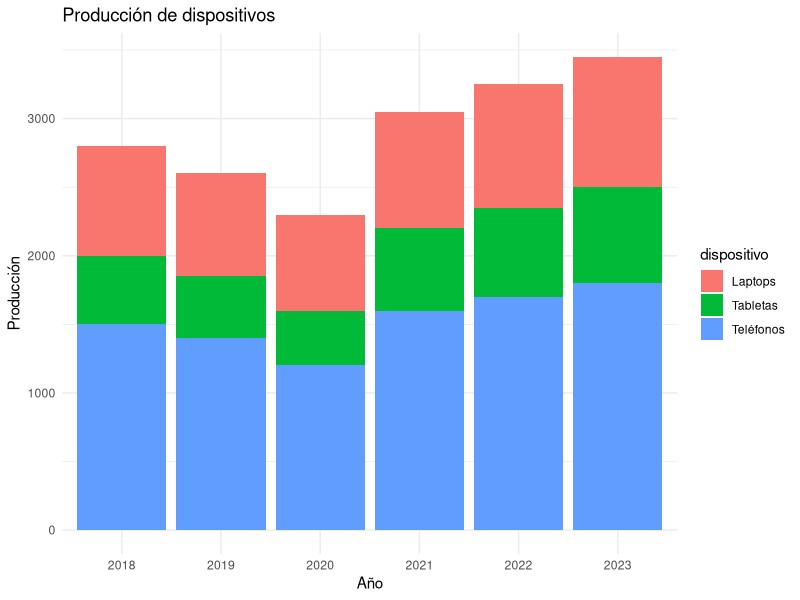
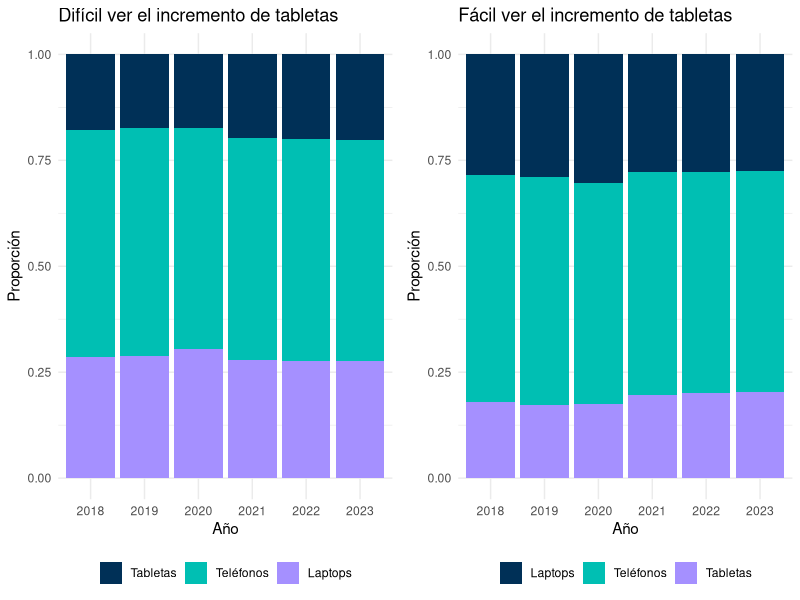
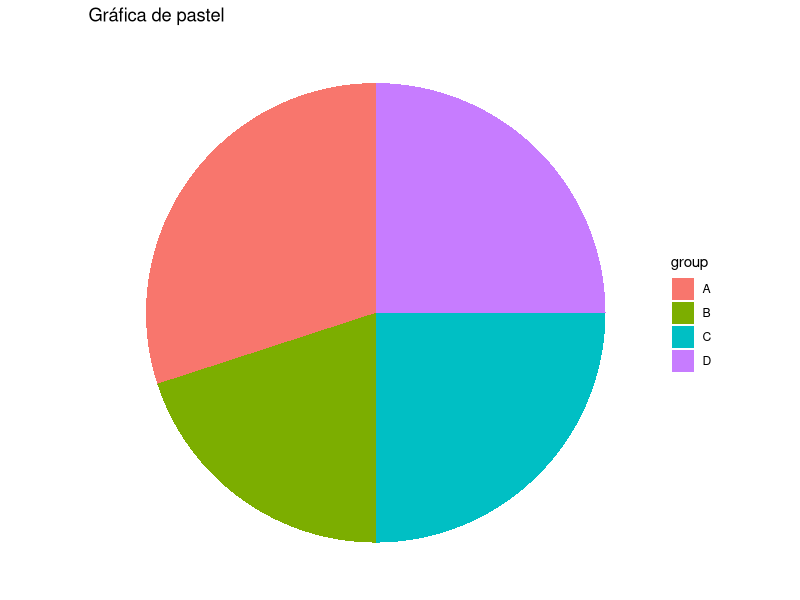
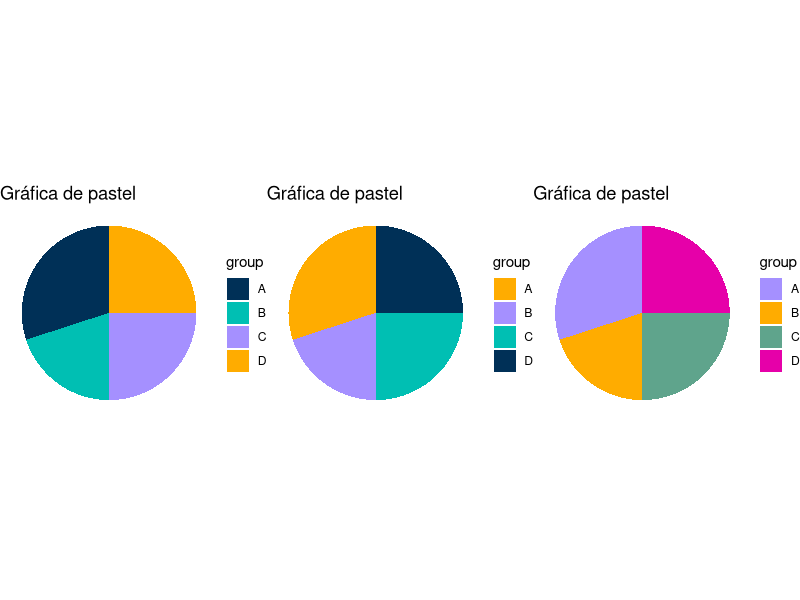
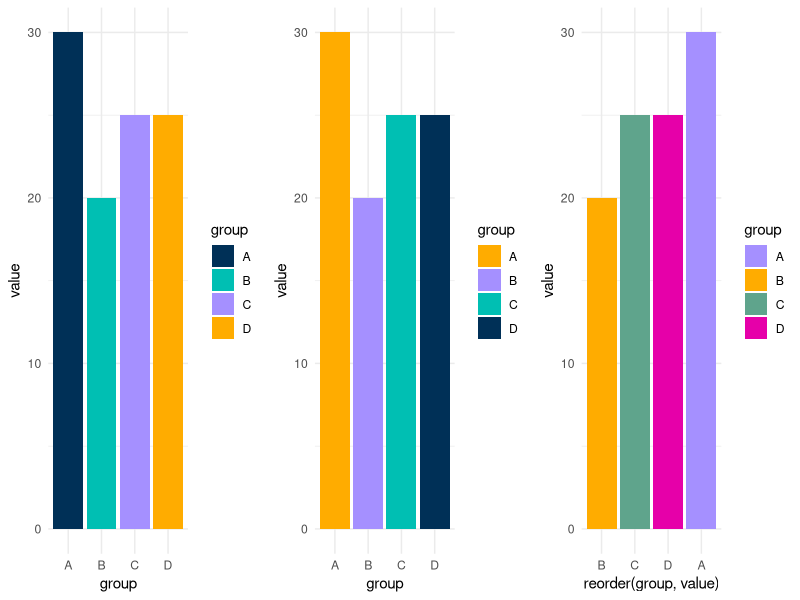
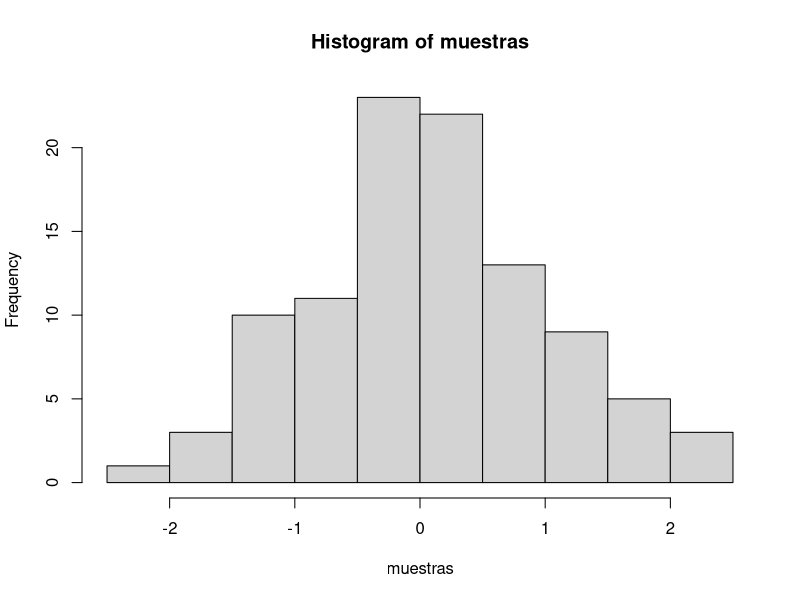

These figures' R source, in order:
## ---- chunk 1
library(ggplot2)

datos <- data.frame(
  anio = rep(2018:2023, each = 3),
  dispositivo = rep(c("Tabletas", "Teléfonos", "Laptops"), times = 6),
  produccion = c(500, 1500, 800, 450, 1400, 750, 400, 1200, 700, 600, 1600, 850, 650, 1700, 900, 700, 1800, 950)
)

ggplot(datos, aes(x = factor(anio), y = produccion, fill = dispositivo)) +
  geom_bar(stat = "identity") +
  labs(title = "Producción de dispositivos", x = "Año", y = "Producción") +
  theme_minimal()
## ---- chunk 2
library(ggplot2)
library(gridExtra)

# Paleta de colores basada en la imagen proporcionada
colores <- c("#003057", "#00BFB3", "#A590FF", "#FFAC00", "#5FA48C", "#E600A9")

datos <- data.frame(
  anio = rep(2018:2023, each = 3),
  dispositivo = rep(c("Tabletas", "Teléfonos", "Laptops"), times = 6),
  produccion = c(500, 1500, 800, 450, 1400, 750, 400, 1200, 700, 600, 1600, 850, 650, 1700, 900, 700, 1800, 950)
)

datos2 <- datos
datos2$dispositivo <- factor(datos2$dispositivo, levels = c("Tabletas", "Teléfonos", "Laptops"))

datos3 <- datos
datos3$dispositivo <- factor(datos3$dispositivo, levels = c("Laptops", "Teléfonos", "Tabletas"))

g1 <- ggplot(datos2, aes(x = factor(anio), y = produccion, fill = dispositivo)) +
  geom_bar(stat = "identity", position = "fill") +
  scale_fill_manual(values = colores) +
  labs(title = "Difícil ver el incremento de tabletas", x = "Año", y = "Proporción") +
  theme_minimal()+
  theme(legend.position = "bottom", legend.title = element_blank())

g2 <- ggplot(datos3, aes(x = factor(anio), y = produccion, fill = dispositivo)) +
  geom_bar(stat = "identity", position = "fill") +
  scale_fill_manual(values = colores) +
  labs(title = "Fácil ver el incremento de tabletas", x = "Año", y = "Proporción") +
  theme_minimal()+
  theme(legend.position = "bottom", legend.title = element_blank())

grid.arrange(g1, g2, ncol = 2)
## ---- chunk 3
# Cargar librerías necesarias
library(ggplot2)
library(dplyr)

# Datos de ejemplo
set.seed(123)
data <- data.frame(
  group = c("A", "B", "C", "D"),
  value = c(30, 20, 25, 25)
)

# Gráfica de pastel
pie <- ggplot(data, aes(x = "", y = value, fill = group)) +
  geom_bar(stat = "identity", width = 1) +
  coord_polar(theta = "y") +
  labs(title = "Gráfica de pastel", x = NULL, y = NULL) +
  theme_void()

pie
## ---- chunk 4
# Gráficas de pastel adicionales
set.seed(123)
data <- data.frame(
  group = c("A", "B", "C", "D"),
  value = c(30, 20, 25, 25)
)

colores <- c("#003057", "#00BFB3", "#A590FF", "#FFAC00", "#5FA48C", "#E600A9")

# Gráfica de pastel con colores personalizados
pie <- ggplot(data, aes(x = "", y = value, fill = group)) +
  geom_bar(stat = "identity", width = 1) +
  coord_polar(theta = "y") +
  labs(title = "Gráfica de pastel", x = NULL, y = NULL) +
  theme_void() + scale_fill_manual(values = colores[1:4])

p1 <- pie
p2 <- pie + scale_fill_manual(values = rev(colores[1:4]))
p3 <- pie + scale_fill_manual(values = colores[3:6])

grid.arrange(p1, p2, p3, ncol = 3)

## ---- chunk 5
# Gráfica de barras
library(ggplot2)
library(dplyr)
library(gridExtra)


set.seed(123)
data <- data.frame(
  group = c("A", "B", "C", "D"),
  value = c(30, 20, 25, 25)
)

bar1 <- ggplot(data, aes(x = group, y = value, fill = group)) +
  geom_bar(stat = "identity") + theme_minimal() + scale_fill_manual(values = colores[1:4])

bar2 <- ggplot(data, aes(x = group, y = value, fill = group)) +
  geom_bar(stat = "identity") + theme_minimal() + scale_fill_manual(values = rev(colores[1:4]))

bar3 <- ggplot(data, aes(x = reorder(group, value), y = value, fill = group)) +
  geom_bar(stat = "identity") + theme_minimal() + scale_fill_manual(values = colores[3:6])

grid.arrange(bar1, bar2, bar3, ncol = 3)

## ---- chunk 6
muestras <- rnorm(100, mean=0, sd=1)
hist(muestras)
